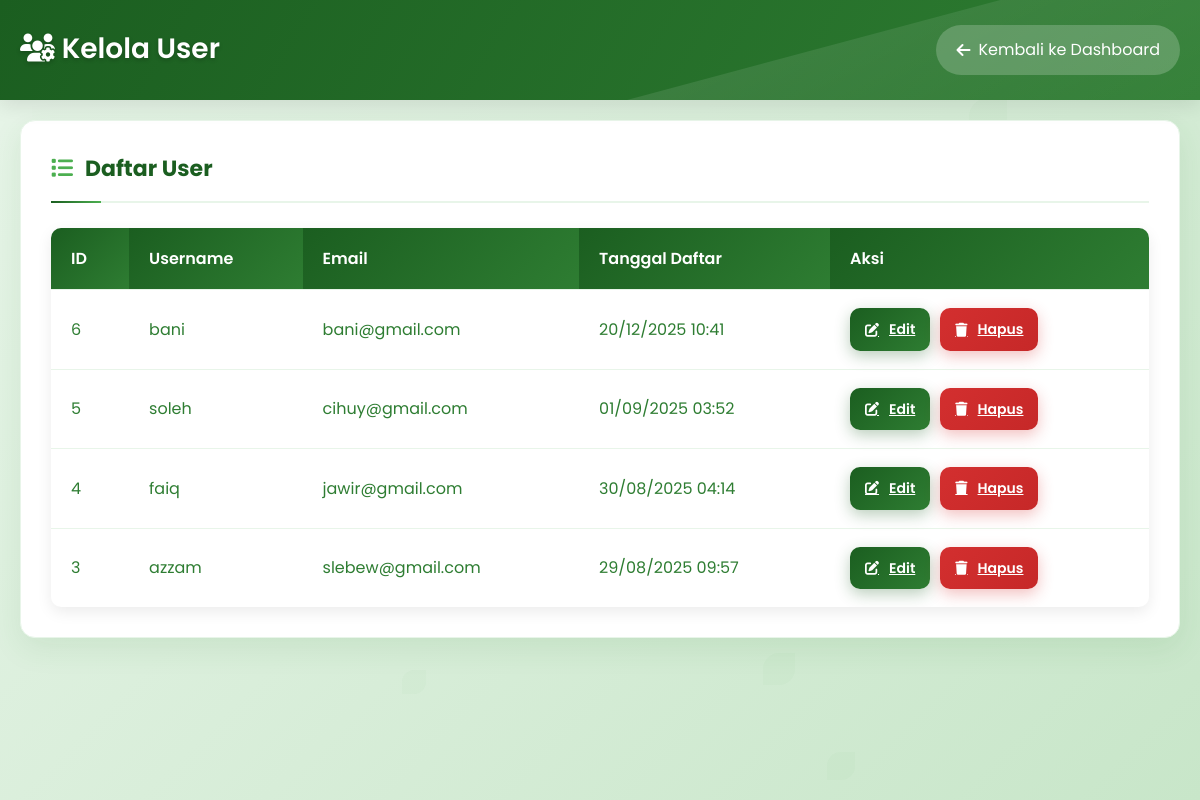
/admin/manage_user.php (signed in), run on the app's committed database.
### tables this page shows
CREATE TABLE `users` (
  `id` int(11) NOT NULL,
  `username` varchar(50) NOT NULL,
  `nama` varchar(100) DEFAULT NULL,
  `kelas` varchar(50) DEFAULT NULL,
  `email` varchar(100) NOT NULL,
  `password` varchar(255) NOT NULL,
  `role` enum('admin','user') NOT NULL DEFAULT 'user',
  `created_at` timestamp NOT NULL DEFAULT current_timestamp()
);

### admin/manage_user.php (the view, shortened to what this page needs)
<?php
require_once __DIR__ . '/../includes/db.php';
$users = $pdo->query("SELECT * FROM users WHERE role='user' ORDER BY id DESC")->fetchAll(PDO::FETCH_ASSOC);
?>
<!DOCTYPE html>
<html lang="id">
<head>
    <link rel="stylesheet" href="https://cdnjs.cloudflare.com/ajax/libs/font-awesome/6.4.0/css/all.min.css">
</head>
<body>
    <div class="leaves-bg" id="leavesBg"></div>
    <header>
        <div class="header-content">
            <h1><i class="fas fa-users-cog"></i> Kelola User</h1>
            <a href="dashboard.php" class="back-btn">
                <i class="fas fa-arrow-left"></i> Kembali ke Dashboard
            </a>
        </div>
    </header>
    <div class="container">
        <div class="card">
            <h2 class="card-title"><i class="fas fa-list"></i> Daftar User</h2>
            <?php if (count($users) > 0): ?>
                <table>
                    <thead>
                        <tr>
                            <th>ID</th>
                            <th>Username</th>
                            <th>Email</th>
                            <th>Tanggal Daftar</th>
                            <th>Aksi</th>
                        </tr>
                    </thead>
                    <tbody>
                        <?php foreach ($users as $index => $user): ?>
                        <tr>
                            <td><?= $user['id'] ?></td>
                            <td><?= htmlspecialchars($user['username']) ?></td>
                            <td><?= htmlspecialchars($user['email']) ?></td>
                            <td><?= date('d/m/Y H:i', strtotime($user['created_at'] ?? '2023-01-01')) ?></td>
                            <td>
                                <div class="actions">
                                    <a href="manage_user.php?edit=<?= $user['id'] ?>" class="btn btn-primary btn-sm">
                                        <i class="fas fa-edit"></i> Edit
                                    </a>
                                    <a href="manage_user.php?delete=<?= $user['id'] ?>&csrf_token=<?= urlencode($_SESSION['csrf_token']) ?>"
                                       class="btn btn-danger btn-sm"
                                       onclick="return confirm('Yakin ingin menghapus user <?= htmlspecialchars($user['username']) ?>?')">
                                        <i class="fas fa-trash"></i> Hapus
                                    </a>
                                </div>
                            </td>
                        </tr>
                        <?php endforeach; ?>
                    </tbody>
                </table>
            <?php endif; ?>
        </div>
    </div>
</body>
</html>

### admin/manage_user.php (style rules this page uses)
:root { --primary: #1b5e20; --secondary: #2e7d32; --accent: #4caf50; --light: #e8f5e9; --dark: #1b5e20; --success: #388e3c; --warning: #f57c00; --info: #0288d1; --danger: #d32f2f; }
* { margin: 0; padding: 0; box-sizing: border-box; font-family: 'Poppins', 'Segoe UI', Tahoma, Geneva, Verdana, sans-serif; }
body { background: linear-gradient(135deg, #e8f5e9 0%, #c8e6c9 100%); color: #2e7d32; line-height: 1.6; min-height: 100vh; }
.container { max-width: 1200px; margin: 0 auto; padding: 20px; }
header { background: linear-gradient(120deg, var(--primary), var(--secondary)); color: white; padding: 25px 0; box-shadow: 0 5px 20px rgba(0, 0, 0, 0.1); position: relative; overflow: hidden; }
header::before { content: ''; position: absolute; top: -50%; right: -50%; width: 100%; height: 200%; background: linear-gradient(to bottom right, rgba(255, 255, 255, 0.1), transparent); transform: rotate(-15deg); }
.header-content { max-width: 1200px; margin: 0 auto; padding: 0 20px; display: flex; justify-content: space-between; align-items: center; position: relative; z-index: 1; }
h1 { font-size: 28px; font-weight: 600; text-shadow: 0 2px 4px rgba(0, 0, 0, 0.2); }
.back-btn { background: rgba(255, 255, 255, 0.2); color: white; padding: 12px 20px; border-radius: 25px; text-decoration: none; transition: all 0.3s ease; display: flex; align-items: center; gap: 8px; }
.card { background: white; border-radius: 15px; padding: 30px; margin-bottom: 30px; box-shadow: 0 10px 30px rgba(46, 125, 50, 0.1); transition: transform 0.3s ease, box-shadow 0.3s ease; animation: fadeInUp 0.6s ease; border: 1px solid #e8f5e9; }
.card-title { font-size: 22px; color: var(--primary); margin-bottom: 25px; padding-bottom: 15px; border-bottom: 2px solid #e8f5e9; display: flex; align-items: center; position: relative; }
.card-title i { margin-right: 12px; color: var(--accent); }
.card-title::after { content: ''; position: absolute; bottom: -2px; left: 0; width: 50px; height: 2px; background: linear-gradient(to right, var(--primary), var(--accent)); transition: width 0.3s ease; }
.btn { padding: 15px 25px; border: none; border-radius: 10px; font-size: 16px; font-weight: 600; cursor: pointer; transition: all 0.3s ease; display: inline-flex; align-items: center; justify-content: center; position: relative; overflow: hidden; }
.btn::before { content: ''; position: absolute; top: 0; left: -100%; width: 100%; height: 100%; background: linear-gradient(90deg, transparent, rgba(255, 255, 255, 0.2), transparent); transition: all 0.5s ease; }
.btn i { margin-right: 10px; transition: transform 0.3s ease; }
.btn-primary { background: linear-gradient(135deg, var(--primary), var(--secondary)); color: white; box-shadow: 0 5px 15px rgba(27, 94, 32, 0.3); }
.btn-danger { background: linear-gradient(135deg, var(--danger), #c62828); color: white; box-shadow: 0 5px 15px rgba(211, 47, 47, 0.3); }
.btn-sm { padding: 10px 15px; font-size: 14px; }
table { width: 100%; border-collapse: separate; border-spacing: 0; margin-top: 20px; background: white; border-radius: 10px; overflow: hidden; box-shadow: 0 5px 15px rgba(0, 0, 0, 0.08); }
th, td { padding: 18px 20px; text-align: left; border-bottom: 1px solid #e8f5e9; }
th { background: linear-gradient(135deg, var(--primary), var(--secondary)); color: white; font-weight: 600; position: sticky; top: 0; }
tr { transition: all 0.3s ease; }
tr:last-child td { border-bottom: none; }
.actions { display: flex; gap: 10px; }
.leaves-bg { position: fixed; top: 0; left: 0; width: 100%; height: 100%; z-index: -1; overflow: hidden; opacity: 0.1; }

### data on the page
users: id "6", username "bani", email "bani@gmail.com", created_at "20/12/2025 10:41"
users: id "5", username "soleh", email "cihuy@gmail.com", created_at "01/09/2025 03:52"
users: id "4", username "faiq", email "jawir@gmail.com", created_at "30/08/2025 04:14"
users: id "3", username "azzam", email "slebew@gmail.com", created_at "29/08/2025 09:57"
